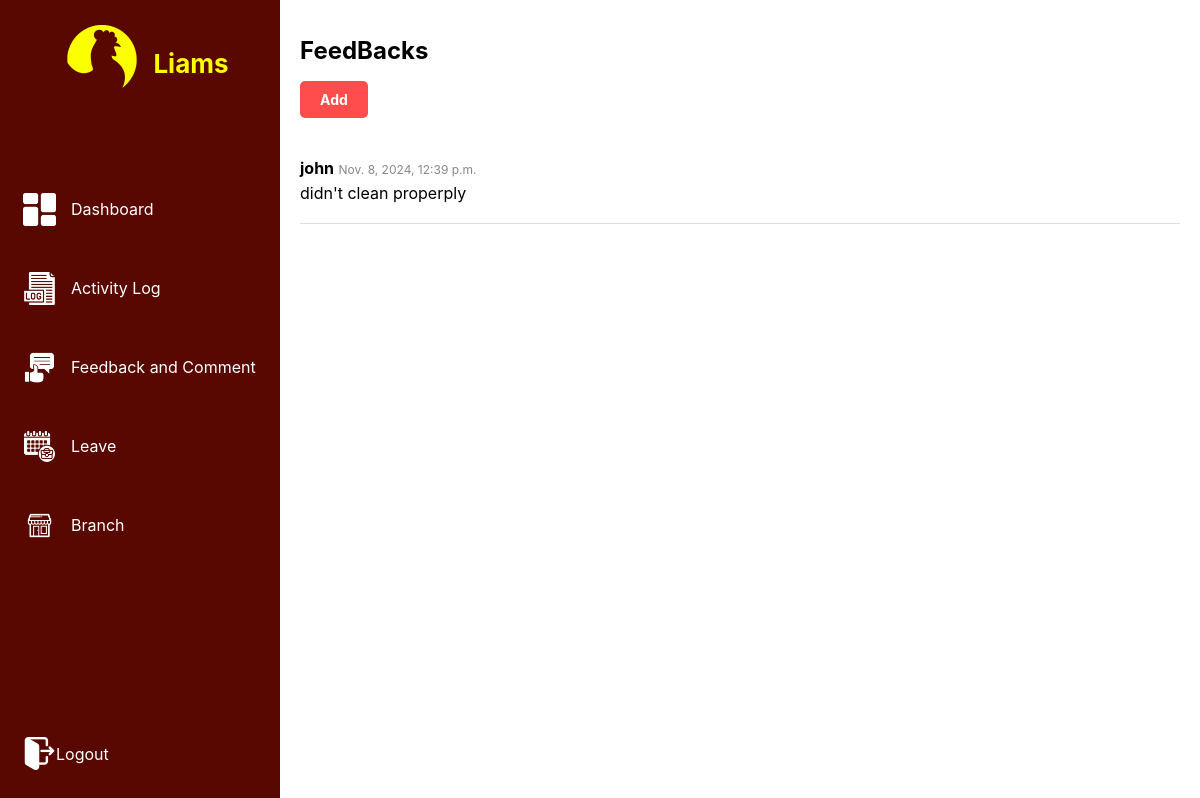
The page /feedback/ on the database its author committed.
### feedcomments/models.py (models this page shows, shortened)
class Feedback(models.Model):
    user = models.CharField(max_length=100)
    comment = models.TextField()
    timestamp = models.DateTimeField(default=timezone.now)

### feedcomments/views.py (the view)
# urls.py: path('', views.feedback_list, name='feedback_list'),
def feedback_list(request):
    feedbacks = Feedback.objects.all().order_by('-timestamp')
    return render(request, 'feedback_list.html', {'feedbacks': feedbacks})

### feedcomments/templates/feedback_list.html (shortened to what this page needs)
<!DOCTYPE html>
<html lang="en">
<head>
    {% load static %}
    <link rel="stylesheet" href="{% static 'css/style.css' %}">
</head>
<body>
    {% load static %}
    <div class="container">
        <aside class="sidebar">
            <div class="brand">
                <img src="{% static 'images/liams_logo.png' %}" alt="Brand Logo">
                <h1>Liams</h1>
            </div>
            <nav class="menu">
                <a href="{% url 'dashboard' %}" class="menu-item">
                    <img src="{% static 'images/dashboard.png' %}" alt="Dashboard Icon">
                    Dashboard
                </a>
                <a href="{% url 'activity_list' %}" class="menu-item">
                    <img src="{% static 'images/activity_log.png' %}" alt="Activity Icon">
                    Activity Log
                </a>
                <a href="{% url 'feedback_list' %}" class="menu-item">
                    <img src="{% static 'images/feedback_comment.png' %}" alt="Feedback Icon">
                    Feedback and Comment
                </a>
                <a href="{% url 'leave_list' %}" class="menu-item">
                    <img src="{% static 'images/leave.png' %}" alt="Leave Icon">
                    Leave
                </a>
                <a href="{% url 'branch_list' %}" class="menu-item">
                    <img src="{% static 'images/branch.png' %}" alt="Branch Icon">
                    Branch
                </a>
            </nav>
            <a href="{% url 'logout' %}" class="logout-btn-sidebar">
                <img src="{% static 'images/logout.png' %}" alt="Logout Icon">
                Logout
            </a>
        </aside>
        <div class="main-content">
            <h1>FeedBacks</h1>
            <a href="{% url 'add_feedback' %}" class="add-button">Add</a>
            <div class="feedback-log">
                {% for feedback in feedbacks %}
                    <div class="feedback-item">
                        <p><strong>{{ feedback.user }}</strong> <span class="timestamp">{{ feedback.timestamp }}</span></p>
                        <p>{{ feedback.comment }}</p>
                    </div>
                {% endfor %}
            </div>
        </div>
    </div>
</body>
</html>

### activity_logs/static/css/style.css (style rules this page uses)
body { margin: 0; font-family: 'Inter', sans-serif; background: #FFFFFF; display: flex; height: 100vh; }
.container { display: flex; flex: 1; }
.brand { display: flex; align-items: center; justify-content: center; margin-bottom: 10px; }
.brand h1 { color: #FBFF00; font-size: 26px; }
.sidebar { width: 280px; height: 100vh; background: #580801; padding: 20px 0; position: fixed; display: flex; flex-direction: column; }
.menu { display: flex; flex-direction: column; justify-content: center; flex-grow: .6; }
.menu-item { color: white; font-size: 16px; font-weight: 400; padding: 23px; text-align: center; display: flex; align-items: center; cursor: pointer; text-decoration: none; }
.menu-item img { margin-right: 15px; width: 33px; height: 33px; }
.logout-btn-sidebar { color: white; font-size: 16px; font-weight: 400; padding: 50px 23px; text-align: center; display: flex; align-items: center; cursor: pointer; text-decoration: none; margin-top: auto; }
.main-content { margin-left: 280px; flex: 1; overflow-y: auto; padding: 20px; }
.main-content h1 { font-size: 24px; }
.add-button { display: inline-block; background-color: #ff4d4d; color: white; padding: 10px 20px; text-decoration: none; border-radius: 5px; font-weight: bold; }
.feedback-log { margin-top: 20px; }
.feedback-item { border-bottom: 1px solid #ddd; padding: 15px 0; }
.feedback-item p { margin: 5px 0; }
.timestamp { color: #888; font-size: 12px; }
.add-button, .cancel-button { text-decoration: none; background-color: #ff4d4d; color: white; padding: 10px 20px; border-radius: 5px; font-size: 14px; text-align: center; border: none; cursor: pointer; }

### rows shown on the page
Feedback: user "john", timestamp "Nov. 8, 2024, 12:39 p.m.", comment "didn't clean properply"
